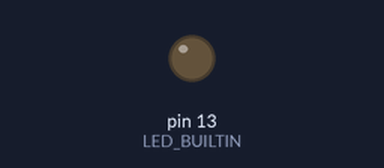
Simulated run of this sketch. Board: Arduino Uno, built with avr-gcc and run on an emulated ATmega328P. Shown: output pins drawn as LEDs (lit = HIGH). What the sketch prints to the serial monitor is not drawn.

Above: at 0.2 s.
At 1.0 s:
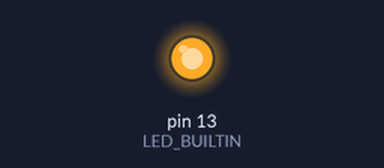
Timing chart, 0 to 3.0 s (numbered marks = the images above):
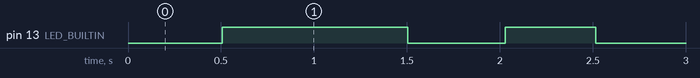

The sketch:

Blink_Mikrokontroler.ino
```cpp
bool COM;
unsigned long WaktuSekarang, Interval = 0;
void setup() {
  Serial.begin(9600);
  pinMode(LED_BUILTIN, OUTPUT);
}

// the loop function runs over and over again forever
void loop() {
  WaktuSekarang = millis();
  if (WaktuSekarang - 500 < Interval) {
    COM = 1;
    digitalWrite(LED_BUILTIN, HIGH);
  } else if (WaktuSekarang - 1000 < Interval) {
    COM = 0;
    digitalWrite(LED_BUILTIN, LOW);
  } else {
    Interval = WaktuSekarang;
  }
  Serial.print("Waktu Millis : ");
  Serial.print(WaktuSekarang);
  Serial.print(" Kondisi LED : ");
  Serial.print(COM);
  Serial.print("\n");
}
```

Measured:
- by itself, pin 13 (LED_BUILTIN): repeats every 1.0 s: LOW 0.52 s, HIGH 0.49 s
- by itself, everything shown: repeats every 20.0 s, in 40 steps
